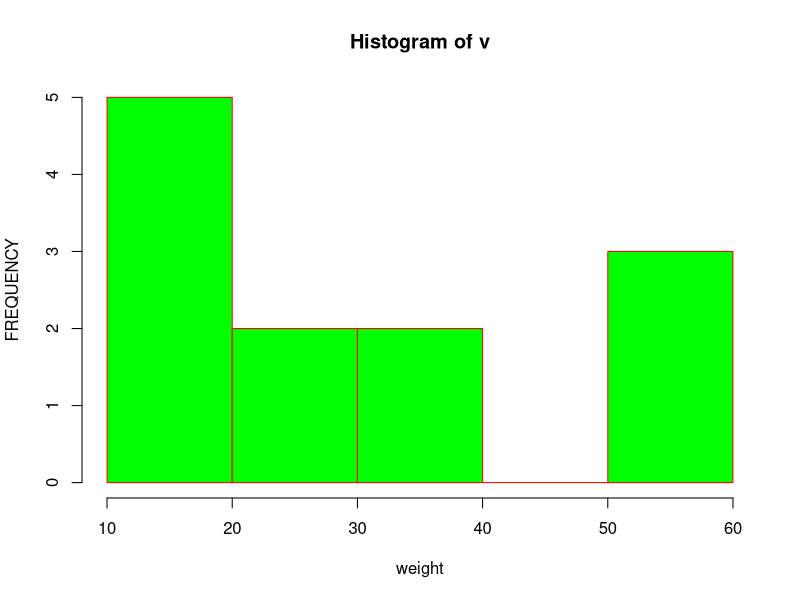
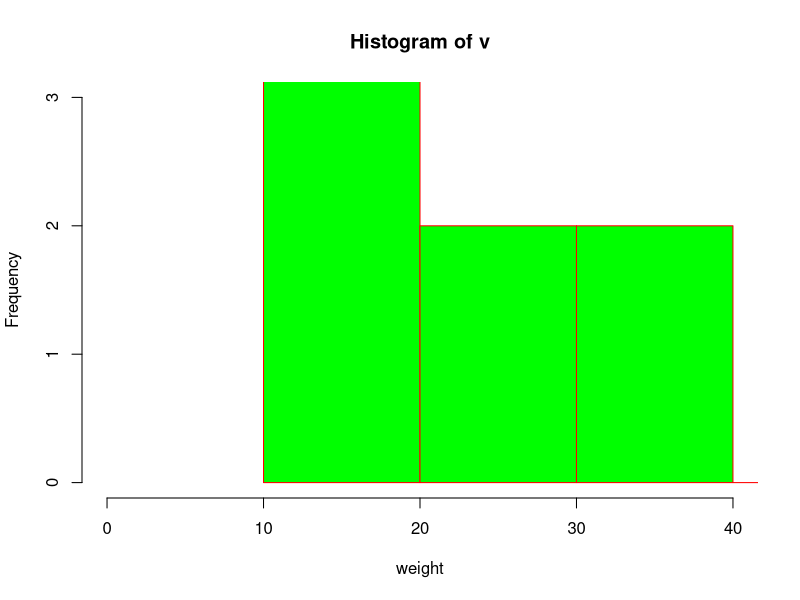
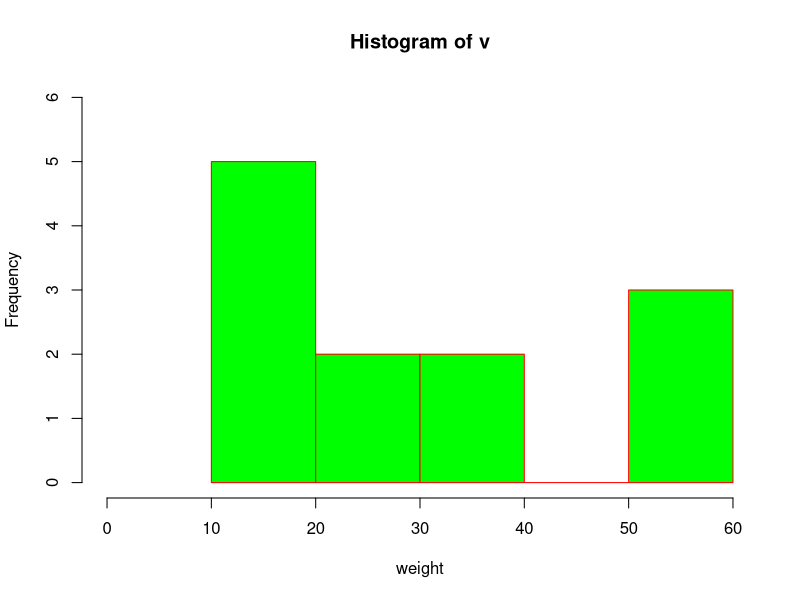
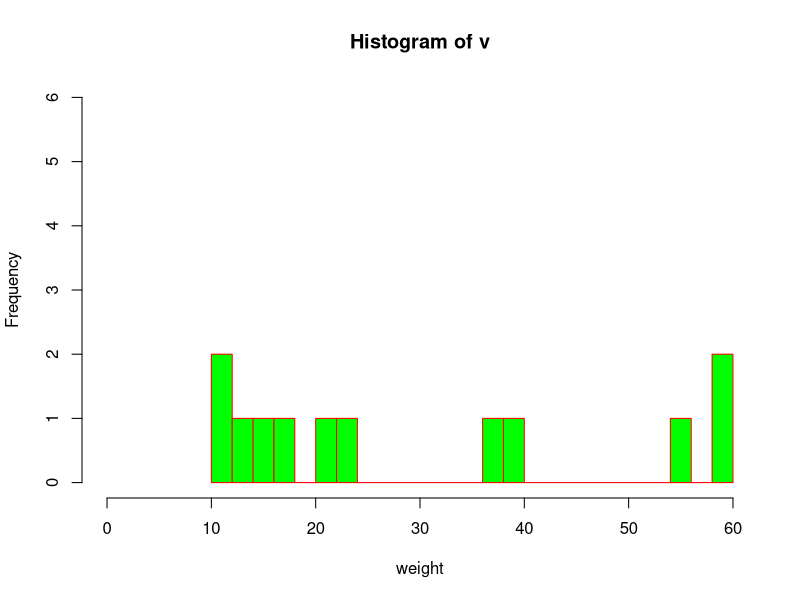

Source code (R) for these figures, in order:
#(1)
v<- c(12,24,16,38,21,13,55,17,39,10,60,59.58)
hist(v,xlab="weight",ylab="FREQUENCY",col="green",border="red")

#(2)
v<- c(12,24,16,38,21,13,55,17,39,10,60,59.58)
hist(v,xlab="weight",ylab="Frequency",col="green",border="red",xlim=c(0,40),ylim=c(0,3),breaks=5)
hist(v,xlab="weight",ylab="Frequency",col="green",border="red",xlim=c(0,60),ylim=c(0,6),breaks=5)
hist(v,xlab="weight",ylab="Frequency",col="green",border="red",xlim=c(0,60),ylim=c(0,6),breaks=30)

